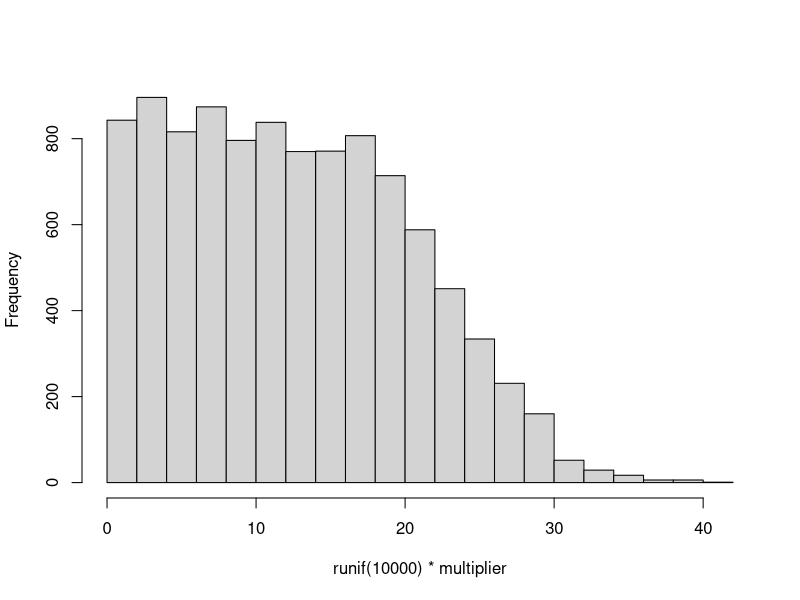
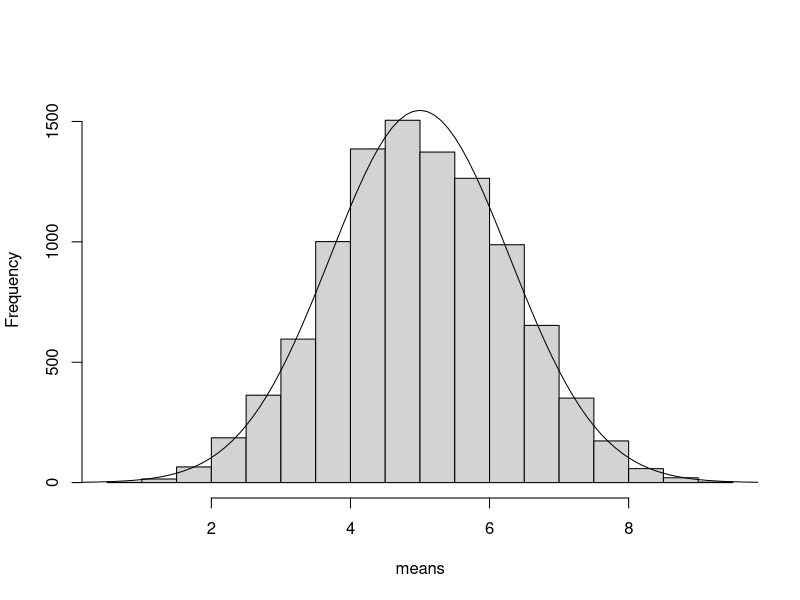
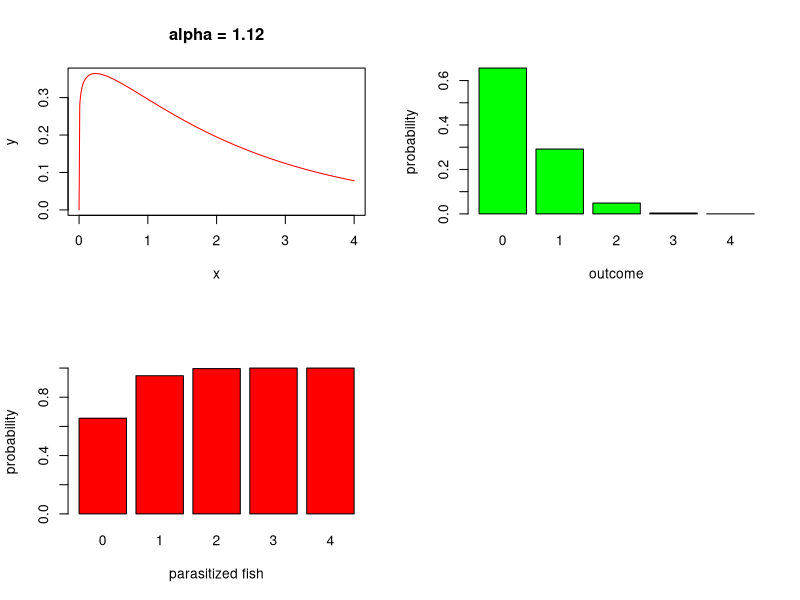

Reproduce these figures in R, in order.
#Homework 8
#==========================================
#  Slide 53
#==========================================
multiplier <- rpois(10000,lambda = 25)
par(mfrow=c(1,1))
hist(runif(10000)*multiplier,main="")
means <- numeric(10000)
for (i in 1:10000)
{
  means[i] <- mean(runif(5)*10)
}
yHeight<- 1600
hist(means,ylim=c(0, yHeight),main="")
xbar<-mean(means)
xbar
sdbar<-sd(means)
sdbar
seqFrom <-0
seqTo<-10
segInc<-0.1
normheight<-5000
xv <- seq(seqFrom, seqTo, segInc)
yv <- dnorm(xv,mean=4.998581,sd=1.28996)* normheight
lines(xv,yv)
#==========================================
#  Slide 81-82
#==========================================

pchisq(2.34, 6, ncp = 0, lower.tail = TRUE)

pchisq(15.34, 9, ncp = 0, lower.tail = FALSE)

pchisq(6.66, 17, ncp = 0, lower.tail = TRUE)+pchisq(27.34, 17, ncp = 0, lower.tail = FALSE)

pchisq(25.41, 14, ncp = 0, lower.tail = TRUE)-pchisq(5.25, 14, ncp = 0, lower.tail = TRUE)

qchisq(.0333, 5, ncp = 0, lower.tail = TRUE)

qchisq(.125, 25, ncp = 0, lower.tail = FALSE)

qchisq(.75,11,lower.tail = TRUE)
qchisq(.75,11,lower.tail = FALSE)

qchisq(.0333,23,lower.tail = TRUE)
qchisq(.0333,23,lower.tail = FALSE)
#==========================================
#  Slide 99
#==========================================
x <- seq(0,4,.01)
par(mfrow=c(2,2))
y <- dgamma(x,1.12,.5)
plot(x,y,type="l",col="red",main="alpha = 1.12")

#==========================================
#  Slide 139
#==========================================

p <-  .1
n <- 4
x <- 0:n
px <- choose(n,x)*p**x*(1-p)**(n-x)
barplot(px,names=x,xlab="outcome",ylab="probability",col="green")
barplot(pbinom(0:4,4,p),names=0:4,
        xlab="parasitized fish",
        ylab="probability",col="red")

#The red plot represents a cumulative distribution across the sequence, where the green plot shows a standard binomial distribution.
#As p gets closer to 1 the distribution shifts from rightward skewed to leftward skewed on the green plot with a normal distribution at p=.5.
     
